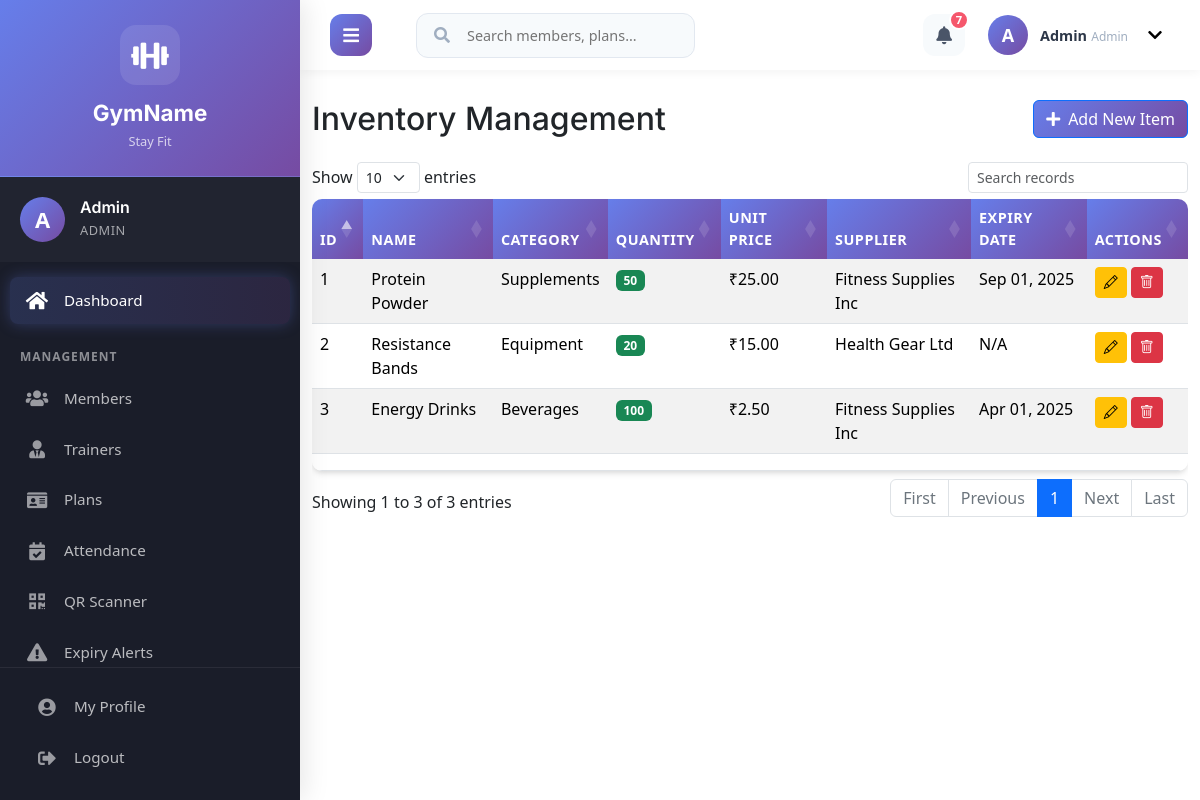
The page /admin/inventory.php (signed in) on the database its author committed.
### tables this page shows
CREATE TABLE inventory (
    id INT AUTO_INCREMENT PRIMARY KEY,
    name VARCHAR(100) NOT NULL,
    category VARCHAR(50),
    quantity INT NOT NULL DEFAULT 0,
    unit_price DECIMAL(10,2),
    supplier_id INT,
    purchase_date DATE,
    expiry_date DATE,
    description TEXT,
    FOREIGN KEY (supplier_id) REFERENCES suppliers(id)
);

CREATE TABLE suppliers (
    id INT AUTO_INCREMENT PRIMARY KEY,
    name VARCHAR(100) NOT NULL,
    contact_person VARCHAR(100),
    phone VARCHAR(20),
    email VARCHAR(100),
    address TEXT
);

### admin/inventory.php (the view, shortened to what this page needs)
<?php
require_once '../includes/config.php';
$inventory = $conn->query("SELECT i.*, s.name as supplier_name FROM inventory i LEFT JOIN suppliers s ON i.supplier_id = s.id ORDER BY i.name");
?>
<!DOCTYPE html>
<html lang="en">
<head>
    <link href="https://cdn.jsdelivr.net/npm/bootstrap@5.1.3/dist/css/bootstrap.min.css" rel="stylesheet">
    <link rel="stylesheet" href="https://cdnjs.cloudflare.com/ajax/libs/font-awesome/5.15.4/css/all.min.css">
    <link href="../assets/css/style.css" rel="stylesheet">
    <link href="https://cdn.jsdelivr.net/npm/bootstrap@5.3.8/dist/css/bootstrap.min.css" rel="stylesheet">
    <link rel="stylesheet" href="https://cdn.datatables.net/1.11.5/css/dataTables.bootstrap5.min.css">
    <link rel="stylesheet" href="https://cdn.jsdelivr.net/npm/bootstrap-icons@1.10.0/font/bootstrap-icons.css">
</head>
<body>
    <div class="main-wrapper">
    <?php include '../includes/header.php'; ?>
    <div class="page-content">
        <div class="container-fluid">
        <div class="d-flex justify-content-between align-items-center mb-4">
            <h2 class="mb-0">Inventory Management</h2>
            <div>
                <button class="btn btn-primary" data-bs-toggle="modal" data-bs-target="#itemModal">
                    <i class="fas fa-plus me-2"></i>Add New Item
                </button>
            </div>
        </div>
        <div class="table-responsive">
            <table id="datatables" class="table table-striped table-no-bordered table-hover" cellspacing="0" width="100%" style="width:100%">
                <thead>
                    <tr>
                        <th>ID</th>
                        <th>Name</th>
                        <th>Category</th>
                        <th>Quantity</th>
                        <th>Unit Price</th>
                        <th>Supplier</th>
                        <th>Expiry Date</th>
                        <th>Actions</th>
                    </tr>
                </thead>
                <tbody>
                    <?php while ($row = $inventory->fetch_assoc()): ?>
                        <tr>
                            <td><?php echo $row['id']; ?></td>
                            <td><?php echo $row['name']; ?></td>
                            <td><?php echo $row['category']; ?></td>
                            <td>
                                <span class="badge bg-<?php echo $row['quantity'] > 10 ? 'success' : ($row['quantity'] > 0 ? 'warning' : 'danger'); ?>">
                                    <?php echo $row['quantity']; ?>
                                </span>
                            </td>
                            <td>₹<?php echo number_format($row['unit_price'], 2); ?></td>
                            <td><?php echo $row['supplier_name'] ?? 'N/A'; ?></td>
                            <td><?php echo $row['expiry_date'] ? date('M d, Y', strtotime($row['expiry_date'])) : 'N/A'; ?></td>
                            <td>
                                <a href="?edit=<?php echo $row['id']; ?>" class="btn btn-sm btn-warning" title="Edit"><i class="bi bi-pencil"></i></a>
                                <a href="?delete=<?php echo $row['id']; ?>" class="btn btn-sm btn-danger" title="Delete" onclick="return confirm('Are you sure?')"><i class="bi bi-trash"></i></a>
                            </td>
                        </tr>
                    <?php endwhile; ?>
                </tbody>
                <tfoot>
                    <tr>
                        <th></th>
                        <th></th>
                        <th></th>
                        <th></th>
                        <th></th>
                        <th></th>
                        <th></th>
                        <th></th>
                    </tr>
                </tfoot>
            </table>
        </div>
    </div>
</body>
</html>

### assets/css/style.css (style rules this page uses)
:root { --primary-color: #667eea; --secondary-color: #764ba2; --accent-color: #4facfe; --success-color: #43e97b; --warning-color: #fa709a; --danger-color: #f5576c; --text-color: #4a5568; --text-color-light: #a0aec0; --heading-color: #2d3748; --bg-color: #f7fafc; --bg-light: #ffffff; --border-color: #e2e8f0; --font-family-sans-serif: 'Inter', -apple-system, BlinkMacSystemFont, "Segoe UI", Roboto, "Helvetica Neue", Arial, "Noto Sans", sans-serif, "Apple Color Emoji", "Segoe UI Emoji", "Segoe UI Symbol", "Noto Color Emoji"; --box-shadow: 0 4px 6px -1px rgba(0, 0, 0, 0.1), 0 2px 4px -1px rgba(0, 0, 0, 0.06); --box-shadow-lg: 0 10px 15px -3px rgba(0, 0, 0, 0.1), 0 4px 6px -2px rgba(0, 0, 0, 0.05); }
* { box-sizing: border-box; }
html { overflow-x: hidden; }
body { font-family: var(--font-family-sans-serif); background-color: var(--bg-color); color: var(--text-color); font-size: 16px; line-height: 1.6; margin: 0; padding: 0; overflow-x: hidden; width: 100%; }
h1, h2, h3, h4, h5, h6 { font-family: var(--font-family-sans-serif); color: var(--heading-color); font-weight: 700; line-height: 1.3; }
.table { border-radius: 10px; overflow: hidden; box-shadow: var(--box-shadow); }
.table thead th { background: linear-gradient(135deg, var(--primary-color) 0%, var(--secondary-color) 100%); color: white; border: none; font-weight: 600; font-size: 0.9rem; text-transform: uppercase; letter-spacing: 0.5px; }
.btn { border-radius: 8px; transition: all 0.3s ease; font-weight: 600; padding: 10px 20px; border: none; }
.btn-primary { background: linear-gradient(135deg, var(--primary-color) 0%, var(--secondary-color) 100%); color: white; }
.badge { font-size: 0.8em; padding: 0.5em 0.8em; border-radius: 20px; }
.main-wrapper { width: 100%; overflow-x: hidden; }
.page-content { transition: margin-left 0.4s cubic-bezier(0.25, 0.8, 0.25, 1); padding-top: 70px; min-height: 100vh; }
.container, .container-fluid { padding-top: 30px; padding-bottom: 30px; max-width: 100%; }
@media (min-width: 1200px) { body.sidebar-open .page-content { margin-left: 300px; } }

### rows shown on the page
inventory: id "3", name "Energy Drinks", category "Beverages", quantity "100", unit_price "2.50", supplier.name "Fitness Supplies Inc", expiry_date "Apr 01, 2025"
inventory: id "1", name "Protein Powder", category "Supplements", quantity "50", unit_price "25.00", supplier.name "Fitness Supplies Inc", expiry_date "Sep 01, 2025"
inventory: id "2", name "Resistance Bands", category "Equipment", quantity "20", unit_price "15.00", supplier.name "Health Gear Ltd", shows "N/A"

### other values the page prints
substr($_SESSION['user_name'], 0, 1) "A"
$_SESSION['user_name'] "Admin"
$_SESSION['user_role'] "ADMIN"
$notification_count "7"
$_SESSION['user_role'] "Admin"
